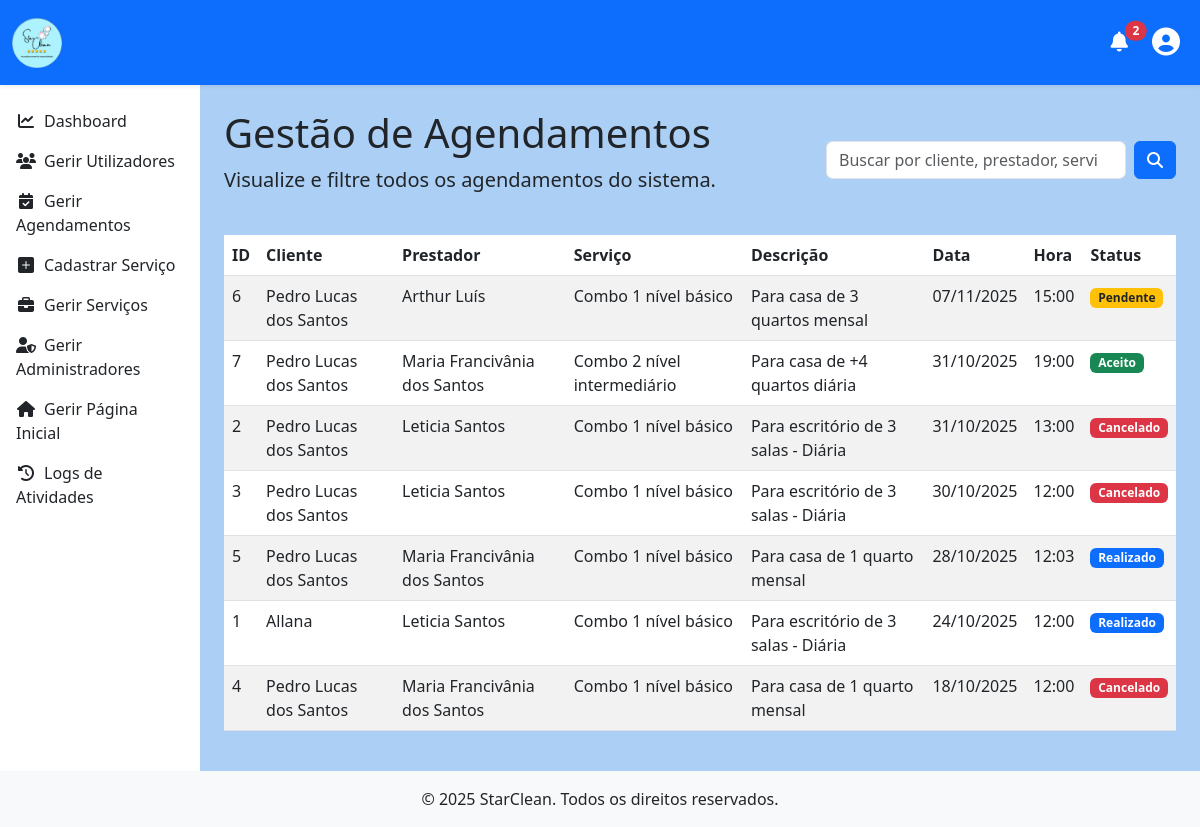
The app's page /admin/gerir_agendamentos.php (signed in), older data.
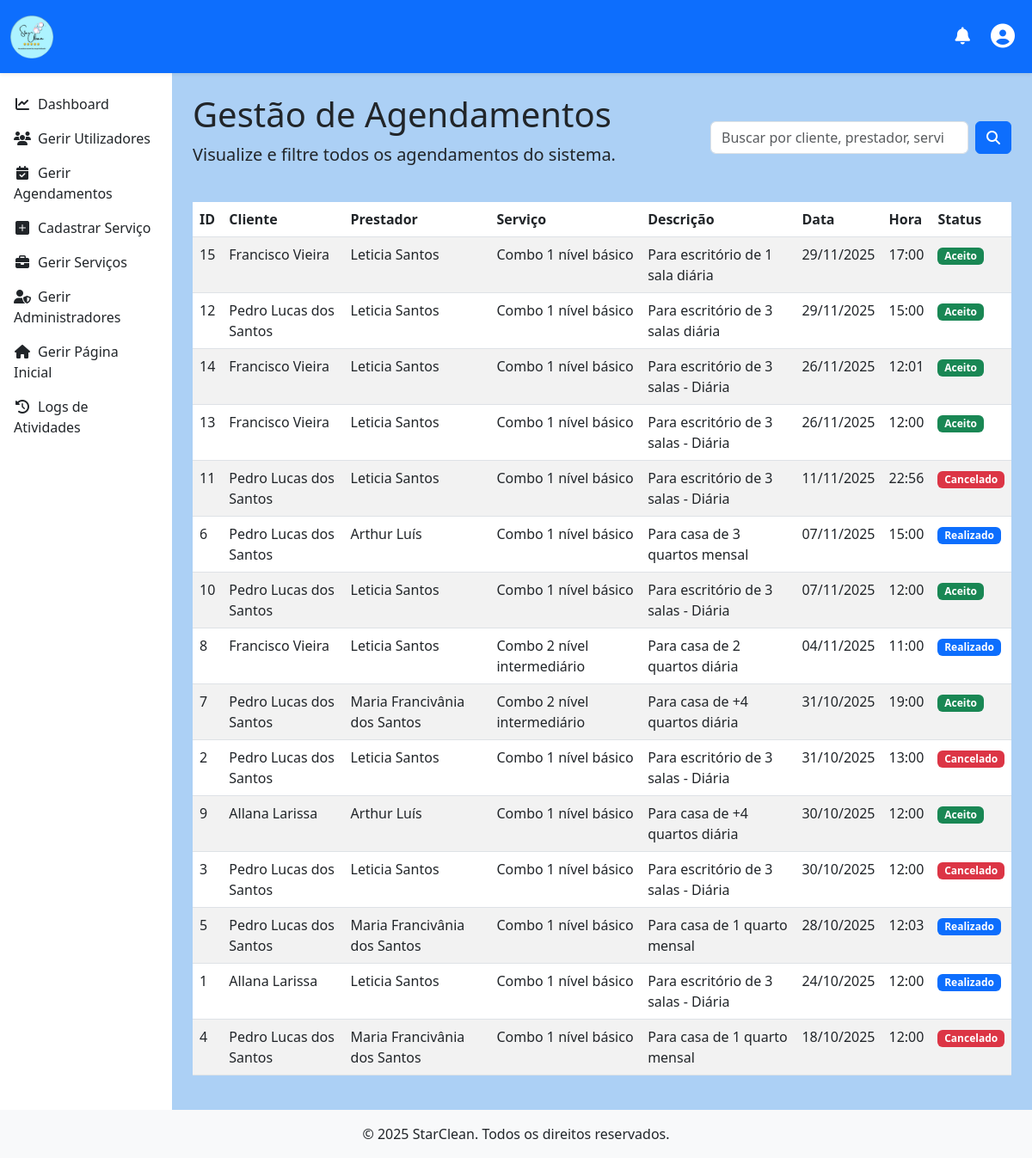
The same page, newer data.
### tables this page shows
CREATE TABLE `agendamento` (
  `id` int(11) NOT NULL,
  `Cliente_id` int(11) NOT NULL,
  `Prestador_id` int(11) NOT NULL,
  `Servico_id` int(11) NOT NULL,
  `Endereco_id` int(11) NOT NULL,
  `data` date NOT NULL,
  `hora` time NOT NULL,
  `status` enum('pendente','aceito','realizado','cancelado') NOT NULL DEFAULT 'pendente',
  `observacoes` text DEFAULT NULL,
  `tem_pets` tinyint(1) NOT NULL DEFAULT 0,
  `tem_crianca` tinyint(1) NOT NULL DEFAULT 0,
  `possui_aspirador` tinyint(1) NOT NULL DEFAULT 0,
  `notificacao_prestador_lida` tinyint(1) NOT NULL DEFAULT 0,
  `notificacao_cliente_lida` tinyint(1) NOT NULL DEFAULT 0,
  `notificacao_admin_lida` tinyint(1) NOT NULL DEFAULT 0
);

CREATE TABLE `cliente` (
  `id` int(11) NOT NULL,
  `nome` varchar(45) NOT NULL,
  `sobrenome` varchar(45) NOT NULL,
  `email` varchar(150) NOT NULL,
  `data_nascimento` date NOT NULL,
  `telefone` varchar(20) NOT NULL,
  `cpf` varchar(14) NOT NULL,
  `password` varchar(255) NOT NULL,
  `receber_notificacoes_email` tinyint(1) NOT NULL DEFAULT 1,
  `criado_em` timestamp NOT NULL DEFAULT current_timestamp(),
  `atualizado_em` timestamp NOT NULL DEFAULT current_timestamp() ON UPDATE current_timestamp()
);

CREATE TABLE `prestador` (
  `id` int(11) NOT NULL,
  `nome` varchar(100) NOT NULL,
  `sobrenome` varchar(100) NOT NULL,
  `cpf` varchar(18) NOT NULL,
  `email` varchar(150) NOT NULL,
  `telefone` varchar(20) NOT NULL,
  `especialidade` varchar(100) NOT NULL,
  `password` varchar(255) NOT NULL,
  `receber_notificacoes_email` tinyint(1) NOT NULL DEFAULT 1,
  `descricao` text NOT NULL,
  `criado_em` timestamp NOT NULL DEFAULT current_timestamp(),
  `atualizado_em` timestamp NOT NULL DEFAULT current_timestamp() ON UPDATE current_timestamp(),
  `Administrador_id` int(11) NOT NULL
);

CREATE TABLE `servico` (
  `id` int(11) NOT NULL,
  `titulo` varchar(100) NOT NULL,
  `descricao` text NOT NULL,
  `preco` double NOT NULL,
  `duracao_estimada` time DEFAULT NULL,
  `prestador_id` int(11) NOT NULL
);

### admin/gerir_agendamentos.php (the view, shortened to what this page needs)
<?php
$agendamentos = [];
$termo_busca = $_GET['q'] ?? '';
try {
    $pdo = obterConexaoPDO();
    $params = [];
    $sql = "SELECT a.id, c.nome AS nome_cliente, p.nome AS nome_prestador,
          s.titulo AS titulo_servico, a.data, a.hora, a.status, s.descricao AS descricao_servico
         FROM Agendamento a
         JOIN Cliente c ON a.Cliente_id = c.id
         JOIN Prestador p ON a.Prestador_id = p.id
         JOIN Servico s ON a.Servico_id = s.id";
    $sql .= " ORDER BY a.data DESC, a.hora DESC";
    $stmt = $pdo->prepare($sql);
    $stmt->execute($params);
    $agendamentos = $stmt->fetchAll(PDO::FETCH_ASSOC);
} catch (PDOException $e) {
    error_log("Erro ao buscar agendamentos: " . $e->getMessage());
    $mensagem_erro = '<div class="alert alert-danger">Não foi possível carregar os agendamentos. Tente novamente mais tarde.</div>';
}
include '../includes/header.php';
include '../includes/navbar_logged_in.php';
?>
        <?php include '../includes/menu.php'; ?>
<main class="d-flex">
    <?php include '../includes/sidebar.php'; ?>
    <div class="container-fluid p-4">
        <div class="d-flex justify-content-between align-items-center mb-4">
            <div>
                <h1>Gestão de Agendamentos</h1>
                <p class="lead">Visualize e filtre todos os agendamentos do sistema.</p>
            </div>
            <form method="GET" action="gerir_agendamentos.php" class="d-flex align-items-center">
                <input class="form-control me-2" type="search" name="q" placeholder="Buscar por cliente, prestador, serviço..." value="<?= htmlspecialchars($termo_busca) ?>" style="width: 300px;">
                <button class="btn btn-primary" type="submit"><i class="fas fa-search"></i></button>
            </form>
        </div>
        <div class="table-responsive mt-4">
            <table class="table table-striped table-hover">
                <thead class="thead-dark">
                    <tr>
                        <th>ID</th>
                        <th>Cliente</th>
                        <th>Prestador</th>
                        <th>Serviço</th>
                        <th>Descrição</th>
                        <th>Data</th>
                        <th>Hora</th>
                        <th>Status</th>
                    </tr>
                </thead>
                <tbody>
                    <?php if (empty($agendamentos)): ?>
                        <tr>
                            <td colspan="8" class="text-center">Nenhum agendamento encontrado.</td>
                        </tr>
                    <?php else: ?>
                        <?php foreach ($agendamentos as $agendamento): ?>
                            <tr>
                                <td><?= htmlspecialchars($agendamento['id']) ?></td>
                                <td><?= htmlspecialchars($agendamento['nome_cliente']) ?></td>
                                <td><?= htmlspecialchars($agendamento['nome_prestador']) ?></td>
                                <td><?= htmlspecialchars($agendamento['titulo_servico']) ?></td>
                                <td><?= htmlspecialchars($agendamento['descricao_servico']) ?></td>
                                <td><?= date('d/m/Y', strtotime($agendamento['data'])) ?></td>
                                <td><?= htmlspecialchars(substr($agendamento['hora'], 0, 5)) ?></td>
                                <td>
                                    <?php
                                        $badge_class = 'bg-secondary';
                                        switch ($agendamento['status']) {
                                            case 'pendente':  $badge_class = 'bg-warning text-dark'; break;
                                            case 'aceito':    $badge_class = 'bg-success'; break;
                                            case 'realizado': $badge_class = 'bg-primary'; break;
                                            case 'cancelado': $badge_class = 'bg-danger'; break;
                                        }
                                    ?>
                                    <span class="badge <?= $badge_class ?>"><?= htmlspecialchars(ucfirst($agendamento['status'])) ?></span>
                                </td>
                            </tr>
                        <?php endforeach; ?>
                    <?php endif; ?>
                </tbody>
            </table>
        </div>
    </div>
</main>
<?php
include '../includes/footer.php';
?>

### includes/header.php (shortened to what this page needs)
<!DOCTYPE html>
<html lang="pt-br">
<head>
    <link rel="stylesheet" href="https://cdn.jsdelivr.net/npm/bootstrap-icons@1.5.0/font/bootstrap-icons.css">
    <link href="https://cdn.jsdelivr.net/npm/bootstrap@5.3.0/dist/css/bootstrap.min.css" rel="stylesheet">
    <link rel="stylesheet" href="https://cdnjs.cloudflare.com/ajax/libs/font-awesome/6.5.1/css/all.min.css">
    <link rel="stylesheet" href="<?= BASE_URL ?>/includes/star_clean.css">
    <link rel="stylesheet" href="https://cdn.datatables.net/2.3.4/css/dataTables.dataTables.css" />
    <link rel="stylesheet" href="https://unpkg.com/leaflet@1.9.4/dist/leaflet.css" />
</head>
<body class="d-flex flex-column min-vh-100" style="background-color: #acd0f5ff;">

### includes/navbar_logged_in.php (shortened to what this page needs)
<?php
if (isset($_SESSION['usuario_id'])) {
    $id_usuario = $_SESSION['usuario_id'];
    $tipo_usuario = $_SESSION['usuario_tipo'];
    $pdo = obterConexaoPDO();
    $notifications = [];
    try {
        if ($tipo_usuario === 'prestador') {
            $link_destino = BASE_URL . '/prestador/gerir_agendamentos.php';
            $stmt = $pdo->prepare("SELECT a.data as data, c.nome AS nome_cliente FROM Agendamento a JOIN Cliente c ON a.Cliente_id = c.id WHERE a.Prestador_id = ? AND a.status = 'pendente' AND a.notificacao_prestador_lida = FALSE ORDER BY a.data DESC LIMIT 5");
            $stmt->execute([$id_usuario]);
            $notifications = $stmt->fetchAll(PDO::FETCH_ASSOC);
        } elseif ($tipo_usuario === 'admin') {
            $stmt = $pdo->prepare(
                "SELECT a.data, s.titulo, s.preco, p.nome AS nome_prestador
                 FROM Agendamento a
                 JOIN Servico s ON a.Servico_id = s.id
                 JOIN Prestador p ON a.Prestador_id = p.id
                 WHERE a.status = 'realizado' AND a.notificacao_admin_lida = FALSE ORDER BY a.data DESC LIMIT 5"
            );
            $stmt->execute();
            $notifications = $stmt->fetchAll(PDO::FETCH_ASSOC);
        }
    } catch (PDOException $e) {
        error_log("Erro ao buscar notificações: " . $e->getMessage());
    }
}
?>
<nav class="navbar navbar-expand-lg navbar-light bg-primary shadow-sm">
    <div class="container-fluid">
        <a class="navbar-brand" href="<?= BASE_URL ?>/index.php">
            <img src="<?= BASE_URL ?>/img/logoPrimary.png" alt="StarClean" height="50" class="d-inline-block align-text-top my-1">
        </a>
        <div class="d-flex align-items-center">
            <div class="dropdown me-3">
                <a href="#" class="nav-link" id="notificationDropdown" role="button" data-bs-toggle="dropdown" aria-expanded="false">
                    <i class="fas fa-bell fs-5 text-white me-2"></i>
                    <?php if (!empty($notifications)): ?>
                        <span class="badge bg-danger rounded-pill position-absolute top-0 start-100 translate-middle">
                            <?= count($notifications) ?>
                        </span>
                    <?php endif; ?>
                </a>
            </div>
            <div class="dropdown">
                <a href="#" class="nav-link" id="userDropdown" role="button" data-bs-toggle="dropdown" aria-expanded="false">
                    <i class="fas fa-user-circle fs-3 text-white me-2"></i>
                </a>
            </div>
        </div>
    </div>
</nav>

### includes/sidebar.php
<nav id="sidebar" class="col-md-3 col-lg-2 d-md-block bg-white sidebar collapse">
    <div class="position-sticky pt-3">
        <?php
            include 'menu.php';
        ?>
    </div>
</nav>

### includes/menu.php (shortened to what this page needs)
<?php
$tipo_usuario = $_SESSION['usuario_tipo'] ?? '';
?>
<ul class="nav flex-column mt-2h100">
    <?php if ($tipo_usuario === 'admin'): ?>
        <li class="nav-item">
            <a class="nav-link text-dark" href="<?= BASE_URL ?>/admin/dashboard.php"><i class="fas fa-chart-line fa-fw me-2"></i>Dashboard</a>
        </li>
        <li class="nav-item">
            <a class="nav-link text-dark" href="<?= BASE_URL ?>/admin/gerir_utilizadores.php"><i class="fas fa-users fa-fw me-2"></i>Gerir Utilizadores</a>
        </li>
        <li class="nav-item">
            <a class="nav-link text-dark" href="<?= BASE_URL ?>/admin/gerir_agendamentos.php"><i class="fas fa-calendar-check fa-fw me-2"></i>Gerir Agendamentos</a>
        </li>
        <li class="nav-item">
            <a class="nav-link text-dark" href="<?= BASE_URL ?>/admin/adicionar_servico.php"><i class="fas bi bi-plus-square-fill fa-fw me-2"></i>Cadastrar Serviço</a>
        </li>
        <li class="nav-item">
            <a class="nav-link text-dark" href="<?= BASE_URL ?>/admin/gerir_servicos.php"><i class="fas fa-briefcase fa-fw me-2"></i>Gerir Serviços</a>
        </li>
        <li class="nav-item">
            <a class="nav-link text-dark" href="<?= BASE_URL ?>/admin/gerenciar_adm.php"><i class="fas fa-user-shield fa-fw me-2"></i>Gerir Administradores</a>
        </li>
        <li class="nav-item">
            <a class="nav-link text-dark" href="<?= BASE_URL ?>/admin/gerir_pagina_inicial.php"><i class="fas fa-home fa-fw me-2"></i>Gerir Página Inicial</a>
        </li>
        <li class="nav-item">
            <a class="nav-link text-dark" href="<?= BASE_URL ?>/admin/visualizar_logs.php"><i class="fas fa-history fa-fw me-2"></i>Logs de Atividades</a>
        </li>
    <?php endif; ?>
</ul>

### includes/footer.php (shortened to what this page needs)
<footer class="text-center bg-light py-3 mt-auto">
    <p class="mb-0">&copy; <?= date('Y') ?> StarClean. Todos os direitos reservados.</p>
</footer>
</body>
</html>

Row changes from the older to the newer data that the page shows:
added agendamento: id "15", Cliente.nome "Francisco Vieira", Prestador.nome "Leticia Santos", Servico.titulo "Combo 1 nível básico", Servico.descricao "Para escritório de 1 sala diária", data "29/11/2025", hora "17:00", status "Aceito"
added agendamento: id "12", Cliente.nome "Pedro Lucas dos Santos", Prestador.nome "Leticia Santos", Servico.titulo "Combo 1 nível básico", Servico.descricao "Para escritório de 3 salas diária", data "29/11/2025", hora "15:00", status "Aceito"
added agendamento: id "14", Cliente.nome "Francisco Vieira", Prestador.nome "Leticia Santos", Servico.titulo "Combo 1 nível básico", Servico.descricao "Para escritório de 3 salas - Diária", data "26/11/2025", hora "12:01", status "Aceito"
added agendamento: id "13", Cliente.nome "Francisco Vieira", Prestador.nome "Leticia Santos", Servico.titulo "Combo 1 nível básico", Servico.descricao "Para escritório de 3 salas - Diária", data "26/11/2025", hora "12:00", status "Aceito"
added agendamento: id "11", Cliente.nome "Pedro Lucas dos Santos", Prestador.nome "Leticia Santos", Servico.titulo "Combo 1 nível básico", Servico.descricao "Para escritório de 3 salas - Diária", data "11/11/2025", hora "22:56", status "Cancelado"
changed agendamento "Para casa de 3 quartos mensal": status "Pendente" → "Realizado"
added agendamento: id "10", Cliente.nome "Pedro Lucas dos Santos", Prestador.nome "Leticia Santos", Servico.titulo "Combo 1 nível básico", Servico.descricao "Para escritório de 3 salas - Diária", data "07/11/2025", hora "12:00", status "Aceito"
added agendamento: id "8", Cliente.nome "Francisco Vieira", Prestador.nome "Leticia Santos", Servico.titulo "Combo 2 nível intermediário", Servico.descricao "Para casa de 2 quartos diária", data "04/11/2025", hora "11:00", status "Realizado"
added agendamento: id "9", Cliente.nome "Allana Larissa", Prestador.nome "Arthur Luís", Servico.titulo "Combo 1 nível básico", Servico.descricao "Para casa de +4 quartos diária", data "30/10/2025", hora "12:00", status "Aceito"
changed agendamento id 1: Cliente.nome "Allana" → "Allana Larissa"
Text that changed along with them:
count($notifications): "2" → (not shown)
